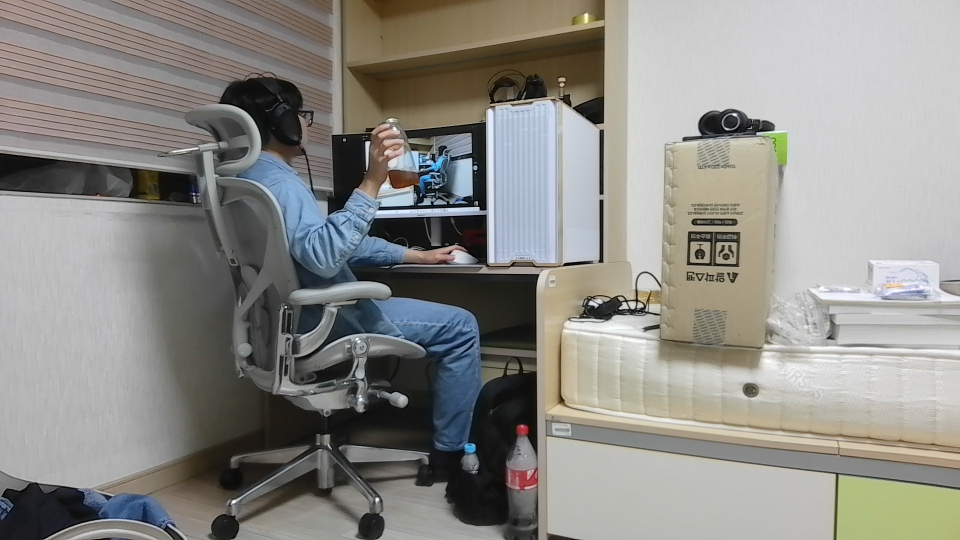
#> input picture data/test.jpg, 1920 x 1080 px (shown at 1/2 size)
$ python -i bg_select.py   (imports and definitions only)   (older library calls are emulated)
#> lines starting #> are read from the running program, lines starting #| are printed output that depends on the picture
### src/utils/config.py
import math
import tomllib
from pathlib import Path

_ROOT   = Path(__file__).resolve().parent.parent.parent
_CONFIG = _ROOT / "config"


def load_toml(name: str) -> dict:
    with open(_CONFIG / name, "rb") as f:
        return tomllib.load(f)


def load_network() -> dict:
    return load_toml("network.toml")["network"]


def load_sender() -> dict:
    return load_toml("sender.toml")


def load_receiver() -> dict:
    return load_toml("receiver.toml")


def load_camera() -> dict:
    return load_sender()["camera"]


_CAMERA_VIEW_KEYS = ["model", "width", "height", "fx", "fy", "cx", "cy",
                     "dfov_deg", "hfov_deg", "vfov_deg"]


# [8 lines left out: function export_camera_json, not called in this run]


_DCA_PAYLOAD = 1456
_RECORD_SAFE_SECS = 70


# [16 lines left out: function resolve_level, not called in this run]

### src/objects/radar_fusion.py
import json
import math
import statistics
import time as _time
from pathlib import Path

# ⚠ 좌우(az 부호)가 뒤집혀 매칭되면 True 로 토글
NEGATE_AZIMUTH = False

_CALIB_PATH = Path(__file__).resolve().parents[2] / "config" / "calib_radar_cam.json"


def _load_calib() -> dict:
    try:
        c = json.loads(_CALIB_PATH.read_text())
        return {"yaw_offset_deg": float(c.get("yaw_offset_deg", 0.0)),
                "tx": float(c.get("tx", 0.0)), "tz": float(c.get("tz", 0.0))}
    except (OSError, ValueError):
        return {"yaw_offset_deg": 0.0, "tx": 0.0, "tz": 0.0}


_calib = _load_calib()


# [11 lines left out: function radar_to_x, not called in this run]


_last_nonempty: list = []
_last_nonempty_at: float = 0.0
CFAR_FALLBACK_TTL = float("inf")


# [122 lines left out: functions load_latest_targets, depth_to_range, iou, _azimuth_profile, _in_profile, _aggregate and 3 more, not called in this run]

### src/background/bg_select.py
import time
import numpy as np
import cv2
from pathlib import Path
from ultralytics import YOLO

from src.transmission.receiver import frame_queue
from src.utils.config import load_receiver, load_camera
from src.objects.radar_fusion import load_latest_targets, match_one

PROJECT_ROOT = Path(__file__).resolve().parent.parent.parent

MODEL_PATH   = PROJECT_ROOT / "models" / "yolo11x-seg.pt"
# [1 line that did not run here, left out]
OUTPUT_PATH  = PROJECT_ROOT / "data" / "scene" / "background_raw.jpg"
TARGETS_PATH = PROJECT_ROOT / "data" / "radar" / "targets.json"
CAPTURE_SECS = 10

W_SHARP = 0.25
W_RADAR = 0.75


# [21 lines left out: function _best_object_snr, not called in this run]


def _boundary_sharpness(frame, result) -> float:
    if result.masks is None or result.boxes is None:
        return 0.0

    h, w = frame.shape[:2]

    lab  = cv2.cvtColor(frame, cv2.COLOR_BGR2LAB).astype(np.float32)
    grad = np.zeros((h, w), np.float32)
    for c in range(3):
        ch = cv2.GaussianBlur(lab[:, :, c], (5, 5), 0)
        gx = cv2.Sobel(ch, cv2.CV_32F, 1, 0, ksize=3)
        gy = cv2.Sobel(ch, cv2.CV_32F, 0, 1, ksize=3)
        grad = np.maximum(grad, np.sqrt(gx**2 + gy**2))

    scores = []
    for mask_data in result.masks.data:
        mask     = cv2.resize(mask_data.cpu().numpy(), (w, h), interpolation=cv2.INTER_NEAREST)
        mask     = (mask > 0.5).astype(np.uint8)
        boundary = cv2.dilate(mask, np.ones((5, 5), np.uint8)) - mask
        if boundary.sum() == 0:
            continue
        scores.append(float(grad[boundary > 0].mean()))

    return float(np.mean(scores)) if scores else 0.0


TS_PATH = PROJECT_ROOT / "data" / "scene" / "background_ts.txt"


# [52 lines left out: function select_background, not called in this run]

>>> import cv2
>>> picture = cv2.imread('../../data/test.jpg', cv2.IMREAD_GRAYSCALE)
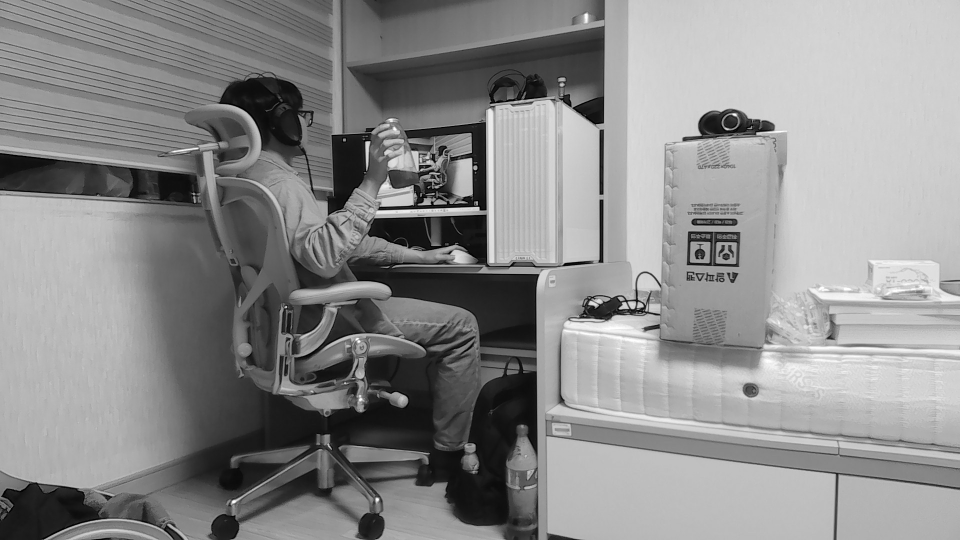
#> picture: shape (1080, 1920) (shown at 1/2 size); min 0, max 255, mean 139.5
>>> result = _boundary_sharpness(picture, 'out.png')
#> (the run stopped early here; a loop or call above may not have finished)
